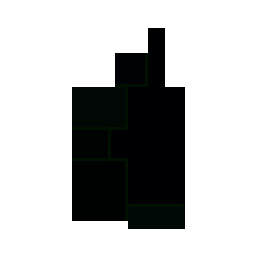
#> input picture image/0.jpg, 256 x 256 px
$ python raster_to_json.py --path image/0.jpg
#> lines starting #> are read from the running program, lines starting #| are printed output that depends on the picture; after the words box and inside, x2 and y2 are one past the last pixel; in counts of white or black regions, pixels touching at a corner belong together
### read_dd.py
import numpy as np
from PIL import Image
import mask_to_poly as mr

# [107 lines left out: functions read_door, sort_corners, not called in this run]

def read_data(line):
#> called with line = 'image/0.jpg'
	poly=[]
	img = np.asarray(Image.open(line))
#> img is the input picture: shape (256, 256, 3); mean R, G, B 186.1, 186.9, 186.7
	dec=0
	img_room_type=img[:,:,1]
	img_room_number=img[:,:,2]
	wall_img=np.zeros((256, 256))
	for k in range(256):
		for h in range(256):
			if(img_room_type[k][h]==16):
				wall_img[k][h]=16
			if(img_room_type[k][h]==17):
				wall_img[k][h]=10
	room_no=img_room_number.max()
#> room_no = 255
	room_imgs=[]
	rm_types=[]
	for i in range(room_no):
		room_img=np.zeros((256, 256))
		for k in range(256):
			for h in range(256):
				if(img_room_number[k][h]==i+1):
					room_img[k][h]=1
					k_=k
					h_=h
		rm_t=img_room_type[k_][h_]

		#changing rplan rooms_type to housegan++ rooms_type
		if(rm_t==0):
			rm_types.append(1)
		elif(rm_t==1):
			rm_types.append(3)
		elif(rm_t==2):
			rm_types.append(2)
		elif(rm_t==3):
			rm_types.append(4)
		elif(rm_t==4):
			rm_types.append(7)
		elif(rm_t==5):
			rm_types.append(3)
		elif(rm_t==6):
			rm_types.append(8)
		elif(rm_t==7):
			rm_types.append(3)
		elif(rm_t==8):
			rm_types.append(3)
		elif(rm_t==9):
			rm_types.append(5)
		elif(rm_t==10):
			rm_types.append(6)
		elif(rm_t==11):
			rm_types.append(10)
		else:
			rm_types.append(16)
		room_imgs.append(room_img)
#> this loop made 255 passes
#> rm_t on passes 1 to 3: 12, 3, 13
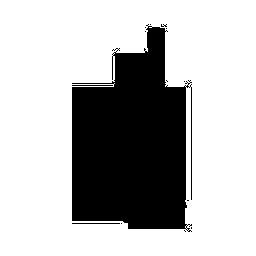
#> room_img: shape (256, 256) float64; values 0 (black) and 1 (white), 72.1% white; 14 black regions (11 under 20 px), largest, box (x1, y1, x2, y2) and area: (72, 24, 192, 232) 18157, (72, 223, 120, 224) 48, (72, 85, 113, 86) 41
#> after the loop, rm_types = 255 values, max 16 at index 0, min 2 at index 3, mean 3.9; room_imgs = 255 items

	walls=[]
	doors=[]
	rm_type=rm_types
#> rm_type has the same summary as rm_types
	for t in range(len(room_imgs)):
		tmp=room_imgs[t]
		for k in range(254):
			for h in range(254):
				if(tmp[k][h]==1) & (tmp[k+1][h]==0) & (tmp[k+2][h]==1):
					tmp[k+1][h] =1
		for k in range(254):
			for h in range(254):
				if(tmp[h][k]==1) & (tmp[h][k+1]==0) & (tmp[h][k+2]==1):
					tmp[h][k+1] =1
		for k in range(254):
			for h in range(254):
				if(tmp[k][h]==0) & (tmp[k+1][h]==1) & (tmp[k+2][h]==0):
					tmp[k+1][h] =0
		for k in range(254):
			for h in range(254):
				if(tmp[h][k]==0) & (tmp[h][k+1]==1) & (tmp[h][k+2]==0):
					tmp[h][k+1] =0

		room_imgs[t]=tmp
		poly2=mr.get_polygon(room_imgs[t])
		coords_1=list(poly2.exterior.coords)
		coords=[]
		for kn in range(len(coords_1)):
			coords.append([list(coords_1[kn])[1],list(coords_1[kn])[0],0,0,t,rm_type[t]])
		p=0
		for c in range(len(coords)-1):
			walls.append([coords[c][0],coords[c][1],coords[c+1][0],coords[c+1][1],-1,coords[c][5],coords[c][4],-1,0])
		p=len(coords)-1
		poly.append(p)
#> this loop made 8 passes
#> pass 1, in read_data, `tmp=room_imgs[t]`:
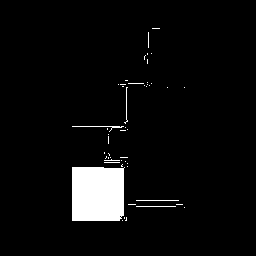
#> tmp: shape (256, 256) float64; values 0 (black) and 1 (white), 4.8% white; 49 white regions (44 under 20 px), largest, box (x1, y1, x2, y2) and area: (72, 167, 125, 221) 2773, (72, 126, 124, 132) 65, (136, 200, 179, 201) 43, (124, 87, 128, 124) 40, (136, 206, 176, 207) 40
#> pass 2, in read_data, `tmp=room_imgs[t]`:
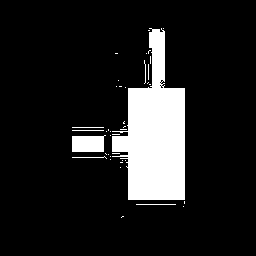
#> tmp: shape (256, 256) float64; values 0 (black) and 1 (white), 12.6% white; 40 white regions (33 under 20 px), largest, box (x1, y1, x2, y2) and area: (112, 28, 185, 200) 7489, (72, 135, 106, 152) 514, (136, 204, 176, 205) 40
#> pass 3, in read_data, `tmp=room_imgs[t]`:
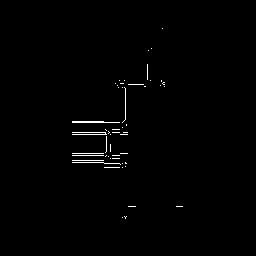
#> tmp: shape (256, 256) float64; values 0 (black) and 1 (white), 0.79% white in thin lines or dots, all inside (x1, y1, x2, y2) = (72, 28, 183, 219)
#> after the loop: tmp: shape (256, 256) float64; every value is 0
	tmp=img[:,:,1]


	door_img=np.zeros((256, 256))
	doors_img=[]
	for k in range(256):
		for h in range(256):
			if(tmp[k][h]==17):
				door_img[k][h]=1

	tmp=door_img
	rms_type=rm_type
	coords=[]
	for k in range(2,254):
		for h in range(2,254):
			if(tmp[k][h]==1):
				if((tmp[k-1][h]==0) & (tmp[k-1][h-1]==0)&(tmp[k][h-1]==0)):
					coords.append([h,k,0,0])
				elif (tmp[k+1][h]==0)&(tmp[k+1][h-1]==0)&(tmp[k][h-1]==0):
					coords.append([h,k,0,0])
				elif (tmp[k+1][h]==0)&(tmp[k+1][h+1]==0)&(tmp[k][h+1]==0):
					coords.append([h,k,0,0])
				elif (tmp[k-1][h]==0)&(tmp[k-1][h+1]==0)&(tmp[k][h+1]==0):
					coords.append([h,k,0,0])
				elif(tmp[k+1][h]==1)&(tmp[k][h+1]==1)& (tmp[k+1][h+1]==0):
					coords.append([h,k,0,0])
				elif(tmp[k-1][h]==1)&(tmp[k][h+1]==1)& (tmp[k-1][h+1]==0):
					coords.append([h,k,0,0])
				elif(tmp[k+1][h]==1)&(tmp[k][h-1]==1)&(tmp[k+1][h-1]==0) :
					coords.append([h,k,0,0])
				elif(tmp[k-1][h]==1) & (tmp[k][h-1]==1) & (tmp[k-1][h-1]==0):
					coords.append([h,k,0,0])

	tmp_diff=1000000
	p_x_1=coords[0][0]
	for k in range(1, len(coords)):
		p_x_2=coords[k][0]
		tmp_dif=abs(p_x_1-p_x_2)
		if(tmp_dif<tmp_diff)&(tmp_dif>1):
			tmp_diff=tmp_dif
	p_y_1=coords[0][1]
	for k in range(1, len(coords)):
		p_y_2=coords[k][1]
		tmp_dif=abs(p_y_1-p_y_2)
		if(tmp_dif<tmp_diff)&(tmp_dif>1):
			tmp_diff=tmp_dif

	door_imgs=read_door(door_img,img,tmp_diff)
	door_no=int(door_imgs.max())
	door_tp=[]
	for i in range(door_no):
		door_img=np.zeros((256, 256))
		for k in range(256):
			for h in range(256):
				if(door_imgs[k][h]==i+1):door_img[k][h]=1
		doors_img.append(door_img)
	rmpn=len(doors_img)
	for t in range(len(doors_img)):
		tmp=doors_img[t]
		kpp=np.max(tmp)
		if(kpp<=0):
			dec=dec+1
			continue
		poly2=mr.get_polygon(doors_img[t])
		coords_1=list(poly2.exterior.coords)#
		coords=[]
		for kn in range(len(coords_1)):
			coords.append([list(coords_1[kn])[1],list(coords_1[kn])[0],0,0,t,17])
		p=0
		for c in range(len(coords)-1):
			walls.append([coords[c][0],coords[c][1],coords[c+1][0],coords[c+1][1],-1,17,len(rms_type)+coords[c][4]-dec,-1,0])
			doors.append([coords[c][0],coords[c][1],coords[c+1][0],coords[c+1][1]])
		p=len(coords)-1
		poly.append(p)
	tmp=img[:,:,1]
	en_img=np.zeros((256, 256))
	for k in range(256):
		for h in range(256):
			if(tmp[k][h]==15):
				en_img[k][h]=1
	tmp=en_img
	coords=[]
	for k in range(2,254):
		for h in range(2,254):
			if(tmp[k][h]==1):
				if((tmp[k-1][h]==0) & (tmp[k-1][h-1]==0)&(tmp[k][h-1]==0)):
					coords.append([h,k,0,0])
				elif (tmp[k+1][h]==0)&(tmp[k+1][h-1]==0)&(tmp[k][h-1]==0):
					coords.append([h,k,0,0])
				elif (tmp[k+1][h]==0)&(tmp[k+1][h+1]==0)&(tmp[k][h+1]==0):
					coords.append([h,k,0,0])
				elif (tmp[k-1][h]==0)&(tmp[k-1][h+1]==0)&(tmp[k][h+1]==0):
					coords.append([h,k,0,0])
				elif(tmp[k+1][h]==1)&(tmp[k][h+1]==1)& (tmp[k+1][h+1]==0):
					coords.append([h,k,0,0])
				elif(tmp[k-1][h]==1)&(tmp[k][h+1]==1)& (tmp[k-1][h+1]==0):
					coords.append([h,k,0,0])
				elif(tmp[k+1][h]==1)&(tmp[k][h-1]==1)&(tmp[k+1][h-1]==0) :
					coords.append([h,k,0,0])
				elif(tmp[k-1][h]==1) & (tmp[k][h-1]==1) & (tmp[k-1][h-1]==0):
					coords.append([h,k,0,0])

	en_imgs=[]
	for i in range(1):

		door_img=np.zeros((256, 256))
		for k in range(256):
			for h in range(256):
				if(en_img[k][h]==i+1):
					en_img[k][h]=1
		en_imgs.append(en_img)
	for t in range(len(en_imgs)):
		tmp=en_imgs[t]
		kpp=np.max(tmp)
		if(kpp<=0):
			dec=dec+1
			continue
		poly2=mr.get_polygon(en_imgs[t])
		coords_1=list(poly2.exterior.coords)
		coords=[]
		for kn in range(len(coords_1)):
			coords.append([list(coords_1[kn])[1],list(coords_1[kn])[0],0,0,t,15])
		p=0
		for c in range(len(coords)-1):
			walls.append([coords[c][0],coords[c][1],coords[c+1][0],coords[c+1][1],-1,15,rmpn+len(rms_type)+coords[c][4]-dec,-1,0])
			doors.append([coords[c][0],coords[c][1],coords[c+1][0],coords[c+1][1]])
		p=len(coords)-1
		poly.append(p)

	no_doors=int(len(doors)/4)
	rms_type=rm_type
	for i in range(no_doors-1):
		rms_type.append(17)
	rms_type.append(15)
	out=1
	### check if it was noy polygon
	for i in range(len(poly)):
		if(poly[i]<4):
			out=-1
	if (len(doors)%4!=0):
			out=-3
	##saving the name out standard (usable) layout
	# if(out!=1):
	# 	h.write(line)
	"""f=open("output.txt", "a+")
	f.write(str(rms_type).strip('[]'))
	f.write("   ")
	f.write(str(len(rms_type)))
	if((len(rms_type)-no_doors)>(no_doors)):
		h1=open("door.txt","a+")
		out=-4
		h1.write(line)"""
	assert(out==1), f"error in reading the file {line}, {out=} but expected out==1"
	return rms_type,poly,doors,walls,out


### mask_to_poly.py
import numpy as np
from shapely import geometry as geo

cts = [[[1,1,0],[1,1,0],[0,0,0]], [[1,1,1],[1,1,1],[1,1,0]], [[0,0,1],[0,1,1],[0,1,1]], [[0,0,0],[0,1,1],[1,1,1]]]
cts = [[np.rot90(c, 0), np.rot90(c,1), np.rot90(c,2), np.rot90(c,3)] for c in cts]
cts = np.array(cts)
def is_contour(tmp, x):
    c = tmp[x[0]-1:x[0]+2, x[1]-1:x[1]+2]
    if(np.sum(c) not in [4,5,8]):
        return False
    for i in range(4):
        for j in range(4):
            if(np.array_equal(c , cts[j,i,:,:])):
                return True
    return False

def corner_type(tmp, c):
    c = tmp[c[0]-1:c[0]+2, c[1]-1:c[1]+2]

    for i in range(4):
        if(np.array_equal(c, cts[0,i])):
            return (i+2)%4
    for i in range(4):
        if(np.array_equal(c, cts[1,i])):
            return (i+1)%4
    for i in range(4):
        if(np.array_equal(c, cts[2,i])):
            return (i)%4
    for i in range(4):
        if(np.array_equal(c, cts[3,i])):
            return (i)%4
    assert False, "Corner type is not supported"

def preprocess(tmp):
    p1 = np.array([[0,1,1],[0,1,0],[0,0,0]])
    p2 = np.array([[1,1,0],[0,1,0],[0,0,0]])
    p3 = np.array([[1,1,1],[0,1,1],[0,0,1]])
    p4 = np.array([[1,1,1],[1,1,1],[1,0,1]])
    pts = np.transpose(np.where(tmp > 0))
    for p in pts:
        c = tmp[p[0]-1:p[0]+2, p[1]-1:p[1]+2]
        if(np.sum(c) not in [3,8,6]):
            continue
        for i in range(4):
            if(np.array_equal(c, np.rot90(p1,i))):
                tmp[p[0],p[1]]=0
            elif(np.array_equal(c, np.rot90(p2,i))):
                tmp[p[0],p[1]]=0
            elif(np.array_equal(c, np.rot90(p3,i))):
                tmp[p[0],p[1]]=0
            elif(np.array_equal(c, np.rot90(p4,i))):
                tmp[p[0]-1:p[0]+2, p[1]-1:p[1]+2] = 1

def sort_points(tmp, pts):
    points = [pts[0]]
    temp = pts[0]
    while(len(pts)>len(points)):
        ct = corner_type(tmp, temp)
        offset = [0,0]
        if(ct==3):
            candids = [p for p in pts if(p[0]==temp[0] and p[1]<temp[1])]
            diff = np.array([temp[1]-p[1] for p in candids])
            candid = candids[np.argmin(diff)]
            if(candid[0]-temp[0]!=0):
                offset[0] = temp[0] - candid[0]
        if(ct==0):
            candids = [p for p in pts if(p[1]==temp[1] and p[0]>temp[0])]
            diff = np.array([p[0]-temp[0] for p in candids])
            candid = candids[np.argmin(diff)]
            if(candid[1]-temp[1]!=0):
                offset[1] = temp[1] - candid[1]
        if(ct==1):
            candids = [p for p in pts if(p[0]==temp[0] and p[1]>temp[1])]
            diff = np.array([p[1]-temp[1] for p in candids])
            candid = candids[np.argmin(diff)]
            if(candid[0]-temp[0]!=0):
                offset[0] = temp[0] - candid[0]
        if(ct==2):
            candids = [p for p in pts if(p[1]==temp[1] and p[0]<temp[0])]
            diff = np.array([temp[0]-p[0] for p in candids])
            candid = candids[np.argmin(diff)]
            if(candid[1]-temp[1]!=0):
                offset[1] = temp[1] - candid[1]
        temp = candid
        points = points + [temp+offset]
    points = np.array(points)
    return points;


def get_polygon(mask):
    preprocess(mask)
    pts = np.transpose(np.where(mask>0))
    #print("point is",pts)
    pts = [x for x in pts if is_contour(mask, x)]
    pts = sort_points(mask, pts)
    poly = geo.Polygon(pts)
    return poly

### raster_to_json.py
import json
import argparse
import numpy as np
# import matplotlib.pyplot as plt
from shapely.geometry import Polygon
# from descartes.patch import PolygonPatch
from read_dd import read_data

import warnings


def raster_to_json(line, print_door_warning):
    """ convert extracted data from rasters to housegan ++ data format :  extract rooms type, bbox, doors, edges and neigbour rooms

    """
    # fig = plt.figure()
    # ax = fig.add_subplot(1, 1, 1)
    bbox_x1=[]
    bbox_y1=[]
    bbox_x2=[]
    bbox_y2=[]
    walls=[]

    room_type,poly,doors_, walls,out=read_data(line)

    d=[]
    all_doors=[]
    for i in range(1,len(doors_)+1):
        if((i)%4==0 ) & (i+1!=1):
            d.append(doors_[i-1])
            all_doors.append(d)
            d=[]
        elif(i==1):
            d=[]
        if(i%4!=0):
            d.append(doors_[i-1])
    kh=0
    al_dr=0
    for hd in range(len(all_doors)):
        dr_t=[]
        dr_in=[]
        doors=all_doors[hd]
        d_t=2
        t_x=abs(doors[0][1]-doors[1][1])
        t_y=abs(doors[0][0]-doors[3][0])
        ss=t_x
        if(t_x>t_y):
           d_t=1
           ss=t_y
        elif(t_x<t_y):
           d_t=3
        for pmc in range(5):
            for dw in range(len(doors)):
                for nw in range(len(walls)) :
                    if(walls[nw][5]==17):
                        continue
                    if(walls[nw][5]==15):
                        continue
                    if (d_t<=2) &(doors[dw][0]-doors[dw][2]<=1)& (walls[nw][0]-walls[nw][2]<=1)& (abs(doors[dw][0]-walls[nw][0])<=(ss-1)) & (abs(doors[dw][2]-walls[nw][2])<=(ss-1)):
                        l=doors[dw][1]
                        r=doors[dw][3]
                        if(l>r):
                            t=l
                            l=r
                            r=t
                        l_=walls[nw][1]
                        r_=walls[nw][3]
                        if(l_>r_):
                            t=l_
                            l_=r_
                            r_=t
                        if (((r-r_)<=pmc )& (pmc>=(l_-l))) :
                            if(len(dr_in)<2):
                                if(walls[nw][6] not in dr_t):
                                    dr_t.append(walls[nw][6])
                                    dr_in.append(nw)

                    elif (d_t>=2)& (doors[dw][1]-doors[dw][3]<=1)& (walls[nw][1]-walls[nw][3]<=1) &(abs(doors[dw][1]-walls[nw][1])<=(ss-1)) & (abs(doors[dw][3]-walls[nw][3])<=(ss-1)):
                        l=doors[dw][0]
                        r=doors[dw][2]
                        if(l>r):
                            t=l
                            l=r
                            r=t
                        l_=walls[nw][0]
                        r_=walls[nw][2]
                        if(l_>r_):
                            t=l_
                            l_=r_
                            r_=t
                        if(((r-r_)<=pmc )& (pmc>=(l_-l))):
                            if(len(dr_in)<2):
                                if(walls[nw][6] not in dr_t):
                                    dr_t.append(walls[nw][6])
                                    dr_in.append(nw)
        if(len(dr_t)==2):
            walls[dr_in[0]][8]=walls[dr_in[1]][5]
            walls[dr_in[0]][7]=walls[dr_in[1]][6]
            walls[dr_in[1]][8]=walls[dr_in[0]][5]
            walls[dr_in[1]][7]=walls[dr_in[0]][6]
            al_dr=al_dr+1

        else:
            if print_door_warning:
                print("sometime not 2 dooor",hd,doors)

        assert(len(dr_t)<=2)


    assert(al_dr==(len(all_doors)-1))


    omn=[]
    tr=0
    en_pp=0
    for nw in range(len(walls)-(len(all_doors)*4),len(walls)):
        if(tr%4==0):
            omn=[]
        tr=tr+1
        for kw in range(len(walls)-(len(all_doors)*4)+1):
            if(walls[kw][5]==17)&(walls[nw][5]==17):
                continue
            if(walls[kw][5]==15)&(walls[nw][5]==15):
                continue
            if(walls[kw][5]==15)&(walls[nw][5]==17):
                continue
            for pmc in range (5):
                if(abs(walls[kw][0]-walls[nw][0])<=(ss-1)) & (abs(walls[kw][2]-walls[nw][2])<=(ss-1)):
                    l=walls[kw][1]
                    r=walls[kw][3]
                    if(l>r):
                        t=l
                        l=r
                        r=t
                    l_=walls[nw][1]
                    r_=walls[nw][3]
                    if(l_>r_):
                        t=l_
                        l_=r_
                        r_=t
                    if(pmc>=r_-r )& (l-l_<=pmc) &( nw!=kw):
                        if(walls[nw][5]==17) &(walls[nw][8]==0)& (walls[kw][6] not in omn):
                            walls[nw][8]=walls[kw][5]
                            walls[nw][7]=walls[kw][6]
                            omn.append(walls[kw][6])
                        if(walls[nw][5]==15) &(walls[nw][8]==0):
                            walls[nw][8]=walls[kw][5]
                            walls[nw][7]=walls[kw][6]
                            en_pp=1

                if(abs(walls[kw][1]-walls[nw][1])<=(ss-1)) & (abs(walls[kw][3]-walls[nw][3])<=(ss-1)):
                    l=walls[kw][0]
                    r=walls[kw][2]
                    if(l>r):
                        t=l
                        l=r
                        r=t
                    l_=walls[nw][0]
                    r_=walls[nw][2]
                    if(l_>r_):
                        t=l_
                        l_=r_
                        r_=t
                    if(pmc>=r_-r )& (l-l_<=pmc) &( nw!=kw):
                        if(walls[nw][5]==17) & (walls[nw][8]==0)& (walls[kw][6] not in omn):
                            walls[nw][8]=walls[kw][5]
                            walls[nw][7]=walls[kw][6]
                            omn.append(walls[kw][6])

                        if(walls[nw][5]==15) & (walls[nw][8]==0):
                            walls[nw][8]=walls[kw][5]
                            walls[nw][7]=walls[kw][6]
                            en_pp=1


    for i in range(1):
        for iw in range(len(walls)):
            tp_out=-1
            dif_x=10
            dif_y=10

            type_out=0
        for jw in range(len(walls)):
            if(walls[iw][0]==walls[iw][2]):
                if (walls[jw][0]!=walls[jw][2]):
                    continue
                if ((walls[iw][0]-walls[jw][0])==(walls[iw][2]- walls[jw][2])):
                    rnp=walls[jw][1]
                    fnp=walls[jw][3]
                    rmp=walls[iw][1]
                    fmp=walls[iw][3]
                    if( rnp<fnp):
                        t=fnp
                        fnp=rnp
                        rnp=t
                    if(rmp<fmp):
                        t=fmp
                        fmp=rmp
                        rmp=t
                    if(abs(rmp)<=abs(rnp))| (abs(fmp)<=abs(fnp)):
                        dif_x_temp=walls[iw][0]-walls[jw][0]
                        if(abs(dif_x)>abs(dif_x_temp)) & (iw!=jw):
                            dif_x=dif_x_temp
                            tp_out=walls[jw][6]
                            type_out=walls[jw][5]

            elif(walls[iw][1]==walls[iw][3]):
                if ((walls[iw][1]-walls[jw][1])==(walls[iw][3]- walls[jw][3])) :
                    rnp=walls[jw][0]
                    fnp=walls[jw][2]
                    rmp=walls[iw][0]
                    fmp=walls[iw][2]
                    if( rnp<fnp):
                        t=fnp
                        fnp=rnp
                        rnp=t
                    if(rmp<fmp):
                        t=fmp
                        fmp=rmp
                        rmp=t
                    if(abs(rmp)<=abs(rnp))| (abs(fmp)<=abs(fnp)):
                        dif_y_temp=walls[iw][1]-walls[jw][1]
                        if(abs(dif_y)>abs(dif_y_temp))&( iw!=jw ):
                            dif_y=dif_y_temp
                            tp_out=walls[jw][6]
                            type_out=walls[jw][5]

    km=0
    assert(en_pp==1) #throwing out really strange layouts


    lenx=1.0
    leny=1.0
    min_x=0.0
    min_y=0.0
    bboxes=[]
    edges=[]
    ed_rm=[]
    info=dict()

    #  The edges for the graph
    for w_i in range(len(walls)):
        edges.append([((walls[w_i][0]-min_x)/lenx),((walls[w_i][1]-min_y)/leny),((walls[w_i][2]-min_x)/lenx),((walls[w_i][3]-min_y)/leny),walls[w_i][5],walls[w_i][8]])
        if(walls[w_i][6]==-1):
            ed_rm.append([walls[w_i][7]])
        elif(walls[w_i][7]==-1):
            ed_rm.append([walls[w_i][6]])
        else:
            ed_rm.append([walls[w_i][6],walls[w_i][7]])

    #  The bbox for room masks
    for i in range(len(poly)):
        p=poly[i]
        pm=[]
        for p_i in range((p)):
            pm.append(([edges[km+p_i][0],edges[km+p_i][1]]))
        km=km+p
        polygon = Polygon(pm)
        # plot_coords(ax, polygon.exterior, alpha=0)
        bbox=np.asarray(polygon.bounds)
        bboxes.append(bbox.tolist())


        # patch = PolygonPatch(polygon, facecolor=semantics_cmap["bedroom"], alpha=0.7)
        # ax.add_patch(patch)

    info['room_type'] = room_type
    info['boxes'] = bboxes
    info['edges'] = edges
    info['ed_rm'] = ed_rm

    # print(bboxes)

    fp_id = line.split("/")[-1].split(".")[0]

    ### saving json files
    with open(f"rplan_json/{fp_id}.json","w") as f:
         json.dump(info, f)


def parse_args():
    parser = argparse.ArgumentParser(description="Structured3D 3D Visualization")
    parser.add_argument("--path", required=True,
                        help="dataset path", metavar="DIR")
    return parser.parse_args()


def main():
    args = parse_args()
    line=args.path

    try:
        raster_to_json(line, print_door_warning=False)
    except (AssertionError, ValueError, IndexError) as e:
        fp_id = line.split("/")[-1].split(".")[0]

        with open(f"failed_rplan_json/{fp_id}", "w") as f:
            f.write(str(e))

if __name__ == "__main__":

    with warnings.catch_warnings():
        warnings.simplefilter("ignore")
        main()
